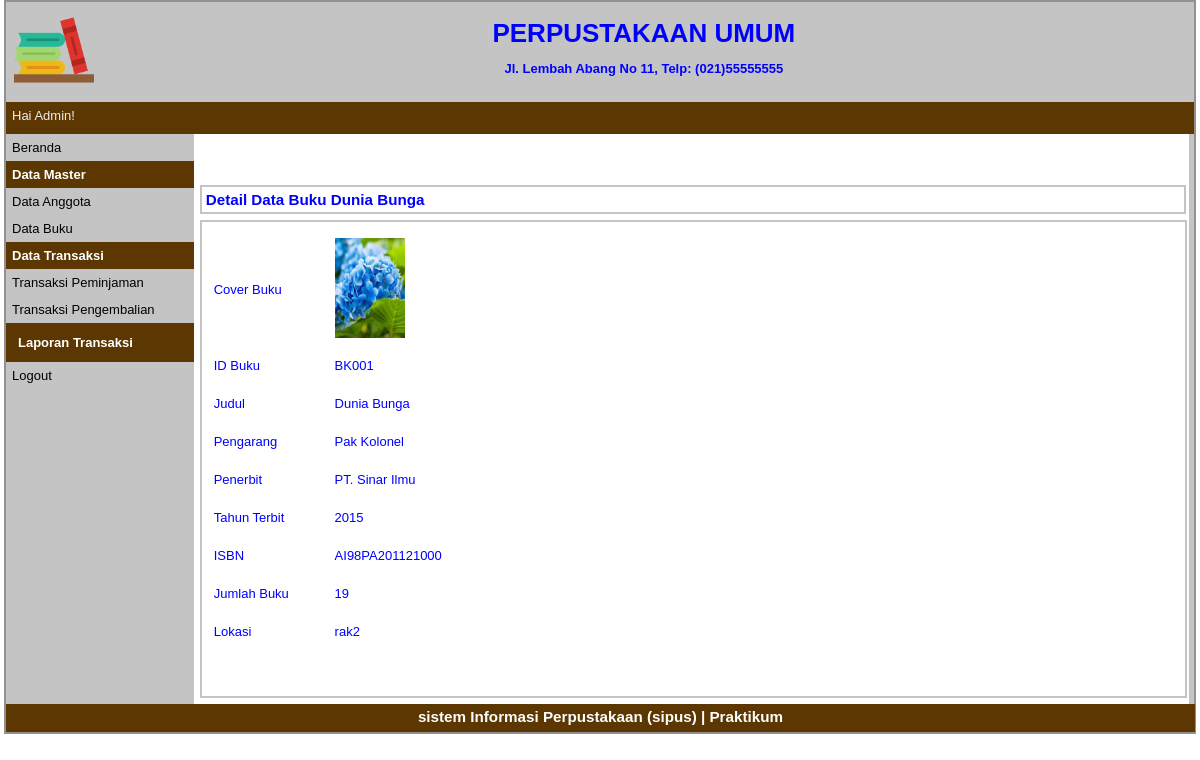
/index.php?p=buku-detail&id=BK001 (signed in), run on the app's committed database.
### tables this page shows
CREATE TABLE `tbbuku` (
  `idbuku` varchar(5) NOT NULL,
  `judul` varchar(100) NOT NULL,
  `pengarang` varchar(100) NOT NULL,
  `penerbit` varchar(100) NOT NULL,
  `jmlbuku` int(11) NOT NULL,
  `isbn` varchar(20) NOT NULL,
  `thnterbit` int(11) NOT NULL,
  `lokasi` varchar(30) NOT NULL,
  `cover` varchar(100) NOT NULL
);

### pages/buku-detail.php (the view)
<?php
    $idbuku = $_GET['id'];
    $q_tampil_buku = mysqli_query($db,"SELECT * FROM tbbuku WHERE idbuku = '$idbuku'");
    $r_tampil_buku = mysqli_fetch_array($q_tampil_buku);
    if(empty($r_tampil_buku['cover']) or ($r_tampil_buku['cover'] == '-')) {
        $cover = "admin-no-photo.jpg";
    } else {
        $cover = $r_tampil_buku['cover'];
    }
?>
<div id="label-page"><h3>Detail Data Buku <?php echo $r_tampil_buku['judul']; ?></h3></div>
<div id="content">
    <table id="tabel-input">
        <tr>
            <td class="label-formulir">Cover Buku</td>
            <td class="isian-formulir"><img src="images/<?php echo $cover; ?>" width="70px" height="100px"></td>
        </tr>
        <tr>
            <td class="label-formulir">ID Buku</td>
            <td class="isian-formulir"><?php echo $r_tampil_buku['idbuku']; ?></td>
        </tr>
        <tr>
            <td class="label-formulir">Judul</td>
            <td class="isian-formulir"><?php echo $r_tampil_buku['judul']; ?></td>
        </tr>
        <tr>
            <td class="label-formulir">Pengarang</td>
            <td class="isian-formulir"><?php echo $r_tampil_buku['pengarang']; ?></td>
        </tr>
        <tr>
            <td class="label-formulir">Penerbit</td>
            <td class="isian-formulir"><?php echo $r_tampil_buku['penerbit']; ?></td>
        </tr>
        <tr>
            <td class="label-formulir">Tahun Terbit</td>
            <td class="isian-formulir"><?php echo $r_tampil_buku['thnterbit']; ?></td>
        </tr>
        <tr>
            <td class="label-formulir">ISBN</td>
            <td class="isian-formulir"><?php echo $r_tampil_buku['isbn']; ?></td>
        </tr>
        <tr>
            <td class="label-formulir">Jumlah Buku</td>
            <td class="isian-formulir"><?php echo $r_tampil_buku['jmlbuku']; ?></td>
        </tr>
        <tr>
            <td class="label-formulir">Lokasi</td>
            <td class="isian-formulir"><?php echo $r_tampil_buku['lokasi']; ?></td>
        </tr>
    </table>
</div>

### style.css (style rules this page uses)
* { margin:0px; padding:0px }
body { font-family:sans-serif; font-size:13px; color:blue; }
#label-page { margin-top:6px; margin-bottom:6px; margin-left:6px; border:2px solid #C4C4C4; padding:4px; width:97.9%; }
#content { float:left; width:96.8%; min-height:454px; background-color:#FFFFFF; margin-left:6px; border:2px solid #C4C4C4; padding:10px; margin-bottom:6px; }
#tabel-input { width:100%; }
.label-formulir { width:12%; height:36px; margin:20px; }
.isian-formulir { width:80%; padding:4px; width:99.8%; }

### data on the page
tbbuku: judul "Dunia Bunga", cover (picture), idbuku "BK001", pengarang "Pak Kolonel", penerbit "PT. Sinar Ilmu", thnterbit "2015", isbn "AI98PA201121000", jmlbuku "19", lokasi "rak2"

### other printed values
$_SESSION['sesi'] "Admin"
